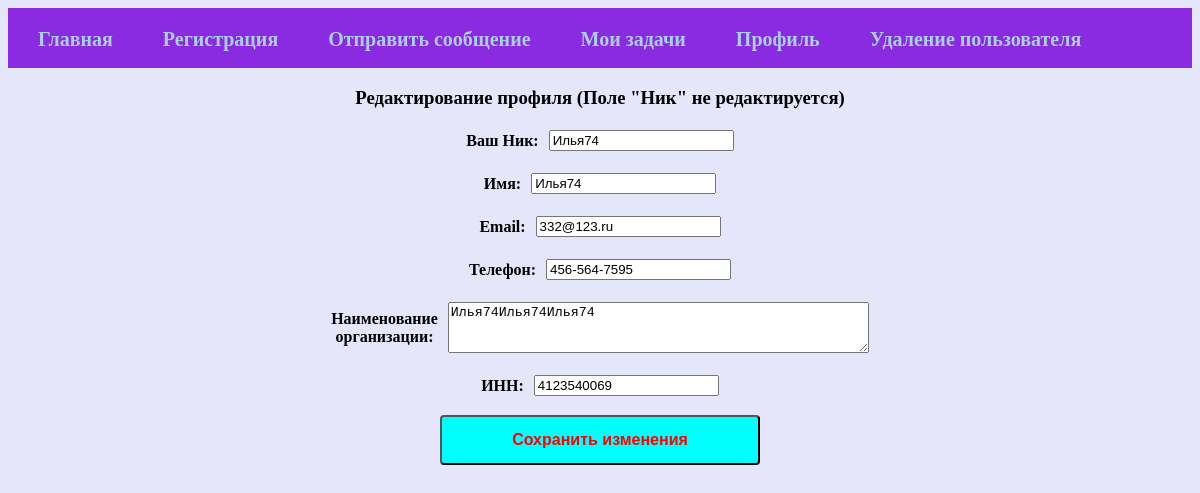
The app's page /edit_profile (signed in) with its own data.
### app.py (models this page shows, shortened)
class Users(db.Model, UserMixin):
    __tablename__ = 'users'
    id = db.Column(db.Integer, primary_key=True)
    nik = db.Column(db.String(20), unique=True)
    psw = db.Column(db.String(500), nullable=False)
    date = db.Column(db.DateTime, default=datetime.utcnow)
    is_admin = db.Column(db.Boolean, default=False)
    profiles = db.relationship('Profiles', backref='user', cascade='all, delete-orphan')  # Каскадное удаление профилей
    tasks = db.relationship('Tasks', backref='user', cascade='all, delete-orphan')  # Каскадное удаление задач

class Profiles(db.Model):
    __tablename__ = 'profiles'
    id = db.Column(db.Integer, primary_key=True)
    name = db.Column(db.String(50), nullable=False)
    email = db.Column(db.String(50), nullable=False)
    phone = db.Column(db.Integer)
    name_organization = db.Column(db.String(100), nullable=False)
    inn_organization = db.Column(db.Integer)
    user_id = db.Column(db.Integer, db.ForeignKey('users.id'))
    tasks = db.relationship('Tasks', backref='profile', cascade='all, delete-orphan')  # Каскадное удаление задач

### app.py (the view, shortened to what this page needs)
@app.route("/edit_profile", methods=["GET", "POST"])
def edit_profile():
    if 'user_id' not in session:
        flash('Пожалуйста, авторизуйтесь для доступа к редактированию профиля', 'error')
        return redirect(url_for('index'))
    user_id = session['user_id']
    user = Users.query.get(user_id)
    profile = Profiles.query.filter_by(user_id=user_id).first()
    return render_template('edit_profile.html', user=user, profile=profile)

### templates/edit_profile.html (shortened to what this page needs)
{% extends 'layout.html' %}}
{% block content %}
<link type="text/css" href="{{ url_for('static', filename='css/registry.css')}}" rel="stylesheet" />
    <h3>Редактирование профиля (Поле "Ник" не редактируется)</h3>
<form action="/edit_profile" method="post" class="form-registry">
    <p><label for="nik">Ваш Ник:</label>
        <input type="text" id="nik" name="nik" value="{{ user.nik }}" required readonly></p>
    <p><label for="name">Имя:</label>
        <input type="text" id="name" name="name" value="{{ profile.name }}" required></p>
    <p><label for="email">Email:</label>
        <input type="email" id="email" name="email" value="{{ profile.email }}" required></p>
    <p><label for="phone">Телефон:</label>
        <input type="tel" id="phone" name="phone" value="{{ profile.phone }}" required><br></p>
    <p><label for="name_organization">Наименование<br>организации:</label>
        <textarea id="name_organization" name="name_organization" rows="3" cols="50" required>{{ profile.name_organization }}</textarea></p>
    <p><label for="inn_organization">ИНН:</label>
        <input type="text" id="inn_organization" name="inn_organization" value="{{ profile.inn_organization }}" required></p>
    <input type="submit" value="Сохранить изменения">
{% endblock %}

### static/css/style.css (style rules this page uses)
body { background-color: #E6E6FA; }

### static/css/registry.css (style rules this page uses)
body { text-align: center }
p { display: flex; align-items: center; justify-content: center; padding: 3px }
label { margin-right: 10px; font-weight: bold; }
input[type="submit"] { background-color: #00FFFF; color: red; border-radius: 4px; padding: 14px 70px; font-size: 16px; font-weight: bold; cursor: pointer; }

### records on screen
Users: nik "Илья74"
Profiles: name "Илья74", email "332@123.ru", phone "456-564-7595", name_organization "Илья74Илья74Илья74", inn_organization "4123540069"
